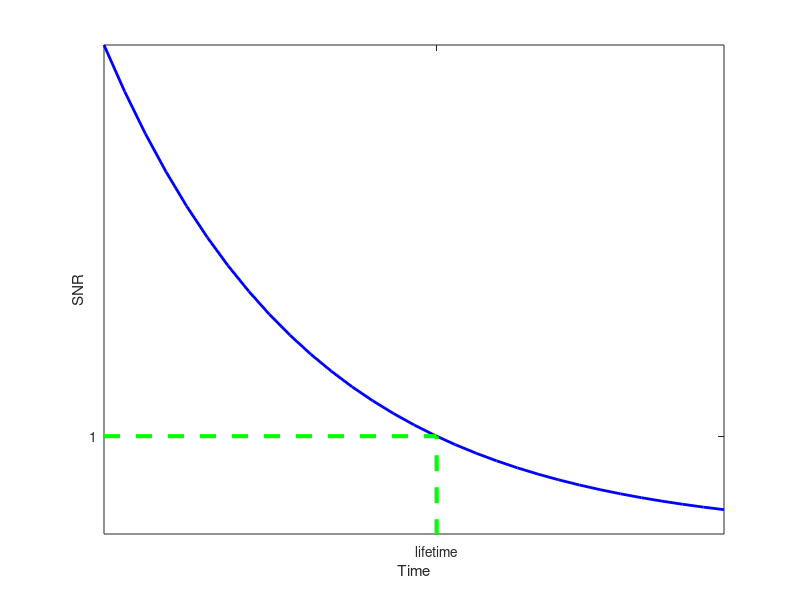

Source code (MATLAB): (Note: this script raises an error after producing the figure.)
t=0:0.1:3;
s=5*exp(-t);
ts=log(5);
plot(t,s,'b','LineWidth',2)
line([0 ts ts],[1 1 0],'Color','g','LineStyle','--','LineWidth',3)
set(gca,'XTick',ts,'XTickLabel','lifetime','YTick',1,'YTickLabel','1')
xlabel('Time')
ylabel('SNR')
embiggen
set(gcf, 'PaperPositionMode', 'auto');